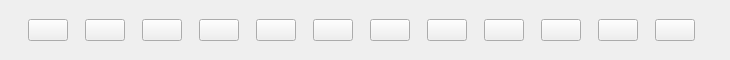
<?xml version="1.0" encoding="UTF-8"?>
<ui version="4.0">
 <class>ToolBar</class>
 <widget class="QWidget" name="ToolBar">
  <property name="geometry">
   <rect>
    <x>0</x>
    <y>0</y>
    <width>730</width>
    <height>60</height>
   </rect>
  </property>
   <layout class="QHBoxLayout" name="horizontalLayout">
    <property name="spacing">
     <number>0</number>
    </property>
    <item>
     <widget class="QPushButton" name="pb0">
      <property name="sizePolicy">
       <sizepolicy hsizetype="Fixed" vsizetype="Fixed">
        <horstretch>0</horstretch>
        <verstretch>0</verstretch>
       </sizepolicy>
      </property>
      <property name="text">
       <string notr="true"/>
      </property>
      <property name="icon">
       <iconset resource="../XIcons.qrc">
        <normaloff>:/res/SK_DisabledIcon.png</normaloff>:/res/SK_DisabledIcon.png</iconset>
      </property>
      <property name="iconSize">
       <size>
        <width>50</width>
        <height>50</height>
       </size>
      </property>
     </widget>
    </item>
    <item>
     <widget class="QPushButton" name="pb1">
      <property name="sizePolicy">
       <sizepolicy hsizetype="Fixed" vsizetype="Fixed">
        <horstretch>0</horstretch>
        <verstretch>0</verstretch>
       </sizepolicy>
      </property>
      <property name="text">
       <string notr="true"/>
      </property>
      <property name="icon">
       <iconset resource="../XIcons.qrc">
        <normaloff>:/res/SK_DisabledIcon.png</normaloff>:/res/SK_DisabledIcon.png</iconset>
      </property>
      <property name="iconSize">
       <size>
        <width>50</width>
        <height>50</height>
       </size>
      </property>
     </widget>
    </item>
    <item>
     <widget class="QPushButton" name="pb2">
      <property name="sizePolicy">
       <sizepolicy hsizetype="Fixed" vsizetype="Fixed">
        <horstretch>0</horstretch>
        <verstretch>0</verstretch>
       </sizepolicy>
      </property>
      <property name="text">
       <string notr="true"/>
      </property>
      <property name="icon">
       <iconset resource="../XIcons.qrc">
        <normaloff>:/res/SK_DisabledIcon.png</normaloff>:/res/SK_DisabledIcon.png</iconset>
      </property>
      <property name="iconSize">
       <size>
        <width>50</width>
        <height>50</height>
       </size>
      </property>
     </widget>
    </item>
    <item>
     <widget class="QPushButton" name="pb3">
      <property name="sizePolicy">
       <sizepolicy hsizetype="Fixed" vsizetype="Fixed">
        <horstretch>0</horstretch>
        <verstretch>0</verstretch>
       </sizepolicy>
      </property>
      <property name="text">
       <string notr="true"/>
      </property>
      <property name="icon">
       <iconset resource="../XIcons.qrc">
        <normaloff>:/res/SK_DisabledIcon.png</normaloff>:/res/SK_DisabledIcon.png</iconset>
      </property>
      <property name="iconSize">
       <size>
        <width>50</width>
        <height>50</height>
       </size>
      </property>
     </widget>
    </item>
    <item>
     <widget class="QPushButton" name="pb4">
      <property name="sizePolicy">
       <sizepolicy hsizetype="Fixed" vsizetype="Fixed">
        <horstretch>0</horstretch>
        <verstretch>0</verstretch>
       </sizepolicy>
      </property>
      <property name="text">
       <string notr="true"/>
      </property>
      <property name="icon">
       <iconset resource="../XIcons.qrc">
        <normaloff>:/res/SK_DisabledIcon.png</normaloff>:/res/SK_DisabledIcon.png</iconset>
      </property>
      <property name="iconSize">
       <size>
        <width>50</width>
        <height>50</height>
       </size>
      </property>
     </widget>
    </item>
    <item>
     <widget class="QPushButton" name="pb5">
      <property name="sizePolicy">
       <sizepolicy hsizetype="Fixed" vsizetype="Fixed">
        <horstretch>0</horstretch>
        <verstretch>0</verstretch>
       </sizepolicy>
      </property>
      <property name="text">
       <string notr="true"/>
      </property>
      <property name="icon">
       <iconset resource="../XIcons.qrc">
        <normaloff>:/res/SK_DisabledIcon.png</normaloff>:/res/SK_DisabledIcon.png</iconset>
      </property>
      <property name="iconSize">
       <size>
        <width>50</width>
        <height>50</height>
       </size>
      </property>
     </widget>
    </item>
    <item>
     <widget class="QPushButton" name="pb6">
      <property name="sizePolicy">
       <sizepolicy hsizetype="Fixed" vsizetype="Fixed">
        <horstretch>0</horstretch>
        <verstretch>0</verstretch>
       </sizepolicy>
      </property>
      <property name="text">
       <string notr="true"/>
      </property>
      <property name="icon">
       <iconset resource="../XIcons.qrc">
        <normaloff>:/res/SK_DisabledIcon.png</normaloff>:/res/SK_DisabledIcon.png</iconset>
      </property>
      <property name="iconSize">
       <size>
        <width>50</width>
        <height>50</height>
       </size>
      </property>
     </widget>
    </item>
    <item>
     <widget class="QPushButton" name="pb7">
      <property name="sizePolicy">
       <sizepolicy hsizetype="Fixed" vsizetype="Fixed">
        <horstretch>0</horstretch>
        <verstretch>0</verstretch>
       </sizepolicy>
      </property>
      <property name="text">
       <string notr="true"/>
      </property>
      <property name="icon">
       <iconset resource="../XIcons.qrc">
        <normaloff>:/res/SK_DisabledIcon.png</normaloff>:/res/SK_DisabledIcon.png</iconset>
      </property>
      <property name="iconSize">
       <size>
        <width>50</width>
        <height>50</height>
       </size>
      </property>
     </widget>
    </item>
    <item>
     <widget class="QPushButton" name="pb8">
      <property name="sizePolicy">
       <sizepolicy hsizetype="Fixed" vsizetype="Fixed">
        <horstretch>0</horstretch>
        <verstretch>0</verstretch>
       </sizepolicy>
      </property>
      <property name="text">
       <string notr="true"/>
      </property>
      <property name="icon">
       <iconset resource="../XIcons.qrc">
        <normaloff>:/res/SK_DisabledIcon.png</normaloff>:/res/SK_DisabledIcon.png</iconset>
      </property>
      <property name="iconSize">
       <size>
        <width>50</width>
        <height>50</height>
       </size>
      </property>
     </widget>
    </item>
    <item>
     <widget class="QPushButton" name="pb9">
      <property name="sizePolicy">
       <sizepolicy hsizetype="Fixed" vsizetype="Fixed">
        <horstretch>0</horstretch>
        <verstretch>0</verstretch>
       </sizepolicy>
      </property>
      <property name="text">
       <string notr="true"/>
      </property>
      <property name="icon">
       <iconset resource="../XIcons.qrc">
        <normaloff>:/res/SK_DisabledIcon.png</normaloff>:/res/SK_DisabledIcon.png</iconset>
      </property>
      <property name="iconSize">
       <size>
        <width>50</width>
        <height>50</height>
       </size>
      </property>
     </widget>
    </item>
    <item>
     <widget class="QPushButton" name="pb10">
      <property name="sizePolicy">
       <sizepolicy hsizetype="Fixed" vsizetype="Fixed">
        <horstretch>0</horstretch>
        <verstretch>0</verstretch>
       </sizepolicy>
      </property>
      <property name="text">
       <string notr="true"/>
      </property>
      <property name="icon">
       <iconset resource="../XIcons.qrc">
        <normaloff>:/res/SK_DisabledIcon.png</normaloff>:/res/SK_DisabledIcon.png</iconset>
      </property>
      <property name="iconSize">
       <size>
        <width>50</width>
        <height>50</height>
       </size>
      </property>
     </widget>
    </item>
    <item>
     <widget class="QPushButton" name="pb11">
      <property name="sizePolicy">
       <sizepolicy hsizetype="Fixed" vsizetype="Fixed">
        <horstretch>0</horstretch>
        <verstretch>0</verstretch>
       </sizepolicy>
      </property>
      <property name="text">
       <string notr="true"/>
      </property>
      <property name="icon">
       <iconset resource="../XIcons.qrc">
        <normaloff>:/res/SK_DisabledIcon.png</normaloff>:/res/SK_DisabledIcon.png</iconset>
      </property>
      <property name="iconSize">
       <size>
        <width>50</width>
        <height>50</height>
       </size>
      </property>
     </widget>
    </item>
   </layout>
 </widget>
 <resources>
  <include location="../XIcons.qrc"/>
 </resources>
 <connections/>
</ui>
